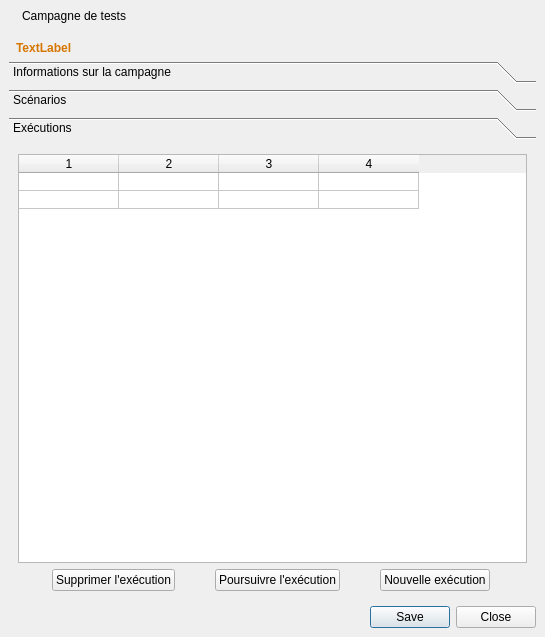
<?xml version="1.0" encoding="UTF-8"?>
<ui version="4.0">
 <class>Form_Campaign</class>
 <widget class="QWidget" name="Form_Campaign">
  <property name="geometry">
   <rect>
    <x>0</x>
    <y>0</y>
    <width>545</width>
    <height>637</height>
   </rect>
  </property>
  <property name="windowTitle">
   <string>Campagne</string>
  </property>
  <property name="windowIcon">
   <iconset resource="../../resources.qrc">
    <normaloff>:/images/package.png</normaloff>:/images/package.png</iconset>
  </property>
  <layout class="QGridLayout" name="gridLayout">
   <property name="margin">
    <number>0</number>
   </property>
   <property name="spacing">
    <number>0</number>
   </property>
   <item row="0" column="0">
    <widget class="QWidget" name="campaign_widget_title" native="true">
     <layout class="QGridLayout" name="gridLayout_7">
      <item row="0" column="0">
       <layout class="QHBoxLayout" name="horizontalLayout_3">
        <item>
         <widget class="QLabel" name="label_2">
          <property name="pixmap">
           <pixmap resource="../../resources.qrc">:/images/48x48/package.png</pixmap>
          </property>
          <property name="alignment">
           <set>Qt::AlignLeading|Qt::AlignLeft|Qt::AlignTop</set>
          </property>
         </widget>
        </item>
        <item>
         <widget class="QLabel" name="title">
          <property name="sizePolicy">
           <sizepolicy hsizetype="Expanding" vsizetype="Preferred">
            <horstretch>0</horstretch>
            <verstretch>0</verstretch>
           </sizepolicy>
          </property>
          <property name="text">
           <string>Campagne de tests</string>
          </property>
          <property name="wordWrap">
           <bool>true</bool>
          </property>
         </widget>
        </item>
       </layout>
      </item>
     </layout>
    </widget>
   </item>
   <item row="1" column="0">
    <widget class="QWidget" name="widget_content" native="true">
     <layout class="QGridLayout" name="gridLayout_8">
      <item row="3" column="0">
       <widget class="QDialogButtonBox" name="buttonBox">
        <property name="standardButtons">
         <set>QDialogButtonBox::Close|QDialogButtonBox::Save</set>
        </property>
       </widget>
      </item>
      <item row="0" column="0">
       <widget class="QWidget" name="lock_widget" native="true">
        <layout class="QHBoxLayout" name="horizontalLayout_5">
         <property name="spacing">
          <number>0</number>
         </property>
         <property name="margin">
          <number>0</number>
         </property>
         <item>
          <widget class="QLabel" name="label_14">
           <property name="text">
            <string/>
           </property>
           <property name="pixmap">
            <pixmap resource="../../resources.qrc">:/images/22x22/lock.png</pixmap>
           </property>
           <property name="margin">
            <number>4</number>
           </property>
          </widget>
         </item>
         <item>
          <widget class="QLabel" name="label_lock_by">
           <property name="sizePolicy">
            <sizepolicy hsizetype="Expanding" vsizetype="Preferred">
             <horstretch>0</horstretch>
             <verstretch>0</verstretch>
            </sizepolicy>
           </property>
           <property name="palette">
            <palette>
             <active>
              <colorrole role="WindowText">
               <brush brushstyle="SolidPattern">
                <color alpha="255">
                 <red>214</red>
                 <green>118</green>
                 <blue>0</blue>
                </color>
               </brush>
              </colorrole>
             </active>
             <inactive>
              <colorrole role="WindowText">
               <brush brushstyle="SolidPattern">
                <color alpha="255">
                 <red>214</red>
                 <green>118</green>
                 <blue>0</blue>
                </color>
               </brush>
              </colorrole>
             </inactive>
             <disabled>
              <colorrole role="WindowText">
               <brush brushstyle="SolidPattern">
                <color alpha="255">
                 <red>106</red>
                 <green>104</green>
                 <blue>100</blue>
                </color>
               </brush>
              </colorrole>
             </disabled>
            </palette>
           </property>
           <property name="font">
            <font>
             <weight>75</weight>
             <bold>true</bold>
            </font>
           </property>
           <property name="text">
            <string>TextLabel</string>
           </property>
          </widget>
         </item>
        </layout>
       </widget>
      </item>
      <item row="1" column="0">
       <widget class="QToolBox" name="toolBox">
        <property name="currentIndex">
         <number>2</number>
        </property>
        <widget class="QWidget" name="page">
         <property name="geometry">
          <rect>
           <x>0</x>
           <y>0</y>
           <width>134</width>
           <height>68</height>
          </rect>
         </property>
         <attribute name="label">
          <string>Informations sur la campagne</string>
         </attribute>
         <layout class="QGridLayout" name="gridLayout_9">
          <item row="0" column="0">
           <layout class="QGridLayout" name="gridLayout_3">
            <item row="0" column="0">
             <widget class="QLabel" name="label_3">
              <property name="text">
               <string>Nom :</string>
              </property>
              <property name="alignment">
               <set>Qt::AlignRight|Qt::AlignTrailing|Qt::AlignVCenter</set>
              </property>
             </widget>
            </item>
            <item row="0" column="1">
             <widget class="QLineEdit" name="campaign_name"/>
            </item>
            <item row="1" column="0">
             <widget class="QLabel" name="label_4">
              <property name="text">
               <string>Description :</string>
              </property>
              <property name="alignment">
               <set>Qt::AlignLeading|Qt::AlignLeft|Qt::AlignTop</set>
              </property>
             </widget>
            </item>
            <item row="1" column="1">
             <widget class="RecordTextEditWidget" name="campaign_description" native="true">
              <property name="sizePolicy">
               <sizepolicy hsizetype="Preferred" vsizetype="Expanding">
                <horstretch>0</horstretch>
                <verstretch>0</verstretch>
               </sizepolicy>
              </property>
             </widget>
            </item>
           </layout>
          </item>
         </layout>
        </widget>
        <widget class="QWidget" name="page_2">
         <property name="geometry">
          <rect>
           <x>0</x>
           <y>0</y>
           <width>440</width>
           <height>58</height>
          </rect>
         </property>
         <attribute name="label">
          <string>Scénarios</string>
         </attribute>
         <layout class="QGridLayout" name="gridLayout_6">
          <item row="1" column="0">
           <widget class="QWidget" name="tests_campaign_frame" native="true">
            <property name="sizePolicy">
             <sizepolicy hsizetype="Preferred" vsizetype="Expanding">
              <horstretch>0</horstretch>
              <verstretch>0</verstretch>
             </sizepolicy>
            </property>
            <layout class="QGridLayout" name="gridLayout_2"/>
           </widget>
          </item>
          <item row="0" column="0">
           <widget class="QLabel" name="label">
            <property name="sizePolicy">
             <sizepolicy hsizetype="Preferred" vsizetype="Maximum">
              <horstretch>0</horstretch>
              <verstretch>0</verstretch>
             </sizepolicy>
            </property>
            <property name="maximumSize">
             <size>
              <width>16777215</width>
              <height>16777215</height>
             </size>
            </property>
            <property name="baseSize">
             <size>
              <width>0</width>
              <height>0</height>
             </size>
            </property>
            <property name="text">
             <string>Glisser-déposer ci-dessous les scénarios et cas de tests du projet.</string>
            </property>
            <property name="textFormat">
             <enum>Qt::LogText</enum>
            </property>
           </widget>
          </item>
         </layout>
        </widget>
        <widget class="QWidget" name="page_3">
         <property name="geometry">
          <rect>
           <x>0</x>
           <y>0</y>
           <width>527</width>
           <height>392</height>
          </rect>
         </property>
         <attribute name="label">
          <string>Exécutions</string>
         </attribute>
         <layout class="QGridLayout" name="gridLayout_10">
          <item row="0" column="0">
           <widget class="QTableWidget" name="executions_campaigns_list">
            <property name="selectionMode">
             <enum>QAbstractItemView::SingleSelection</enum>
            </property>
            <property name="selectionBehavior">
             <enum>QAbstractItemView::SelectRows</enum>
            </property>
            <property name="rowCount">
             <number>2</number>
            </property>
            <property name="columnCount">
             <number>4</number>
            </property>
            <attribute name="horizontalHeaderMinimumSectionSize">
             <number>18</number>
            </attribute>
            <attribute name="verticalHeaderVisible">
             <bool>false</bool>
            </attribute>
            <attribute name="verticalHeaderDefaultSectionSize">
             <number>18</number>
            </attribute>
            <attribute name="verticalHeaderMinimumSectionSize">
             <number>18</number>
            </attribute>
            <attribute name="verticalHeaderVisible">
             <bool>false</bool>
            </attribute>
            <attribute name="verticalHeaderDefaultSectionSize">
             <number>18</number>
            </attribute>
            <attribute name="horizontalHeaderMinimumSectionSize">
             <number>18</number>
            </attribute>
            <attribute name="verticalHeaderMinimumSectionSize">
             <number>18</number>
            </attribute>
            <row/>
            <row/>
            <column/>
            <column/>
            <column/>
            <column/>
           </widget>
          </item>
          <item row="1" column="0">
           <layout class="QHBoxLayout" name="horizontalLayout_4">
            <item>
             <widget class="QPushButton" name="button_delete_execution">
              <property name="sizePolicy">
               <sizepolicy hsizetype="Fixed" vsizetype="Fixed">
                <horstretch>0</horstretch>
                <verstretch>0</verstretch>
               </sizepolicy>
              </property>
              <property name="text">
               <string>Supprimer l'exécution</string>
              </property>
             </widget>
            </item>
            <item>
             <widget class="QPushButton" name="button_continue_execution">
              <property name="sizePolicy">
               <sizepolicy hsizetype="Fixed" vsizetype="Fixed">
                <horstretch>0</horstretch>
                <verstretch>0</verstretch>
               </sizepolicy>
              </property>
              <property name="text">
               <string>Poursuivre l'exécution</string>
              </property>
             </widget>
            </item>
            <item>
             <widget class="QPushButton" name="execute_button">
              <property name="sizePolicy">
               <sizepolicy hsizetype="Fixed" vsizetype="Fixed">
                <horstretch>0</horstretch>
                <verstretch>0</verstretch>
               </sizepolicy>
              </property>
              <property name="text">
               <string>Nouvelle exécution</string>
              </property>
              <property name="icon">
               <iconset>
                <normalon>:/images/run.png</normalon>
               </iconset>
              </property>
              <property name="iconSize">
               <size>
                <width>16</width>
                <height>16</height>
               </size>
              </property>
             </widget>
            </item>
           </layout>
          </item>
         </layout>
        </widget>
       </widget>
      </item>
     </layout>
    </widget>
   </item>
  </layout>
 </widget>
 <customwidgets>
  <customwidget>
   <class>RecordTextEditWidget</class>
   <extends>QWidget</extends>
   <header>gui/components/record_text_edit_widget.h</header>
   <container>1</container>
  </customwidget>
 </customwidgets>
 <tabstops>
  <tabstop>campaign_name</tabstop>
  <tabstop>buttonBox</tabstop>
  <tabstop>button_delete_execution</tabstop>
  <tabstop>execute_button</tabstop>
 </tabstops>
 <resources>
  <include location="../../resources.qrc"/>
  <include location="../../resources.qrc"/>
 </resources>
 <connections/>
</ui>
